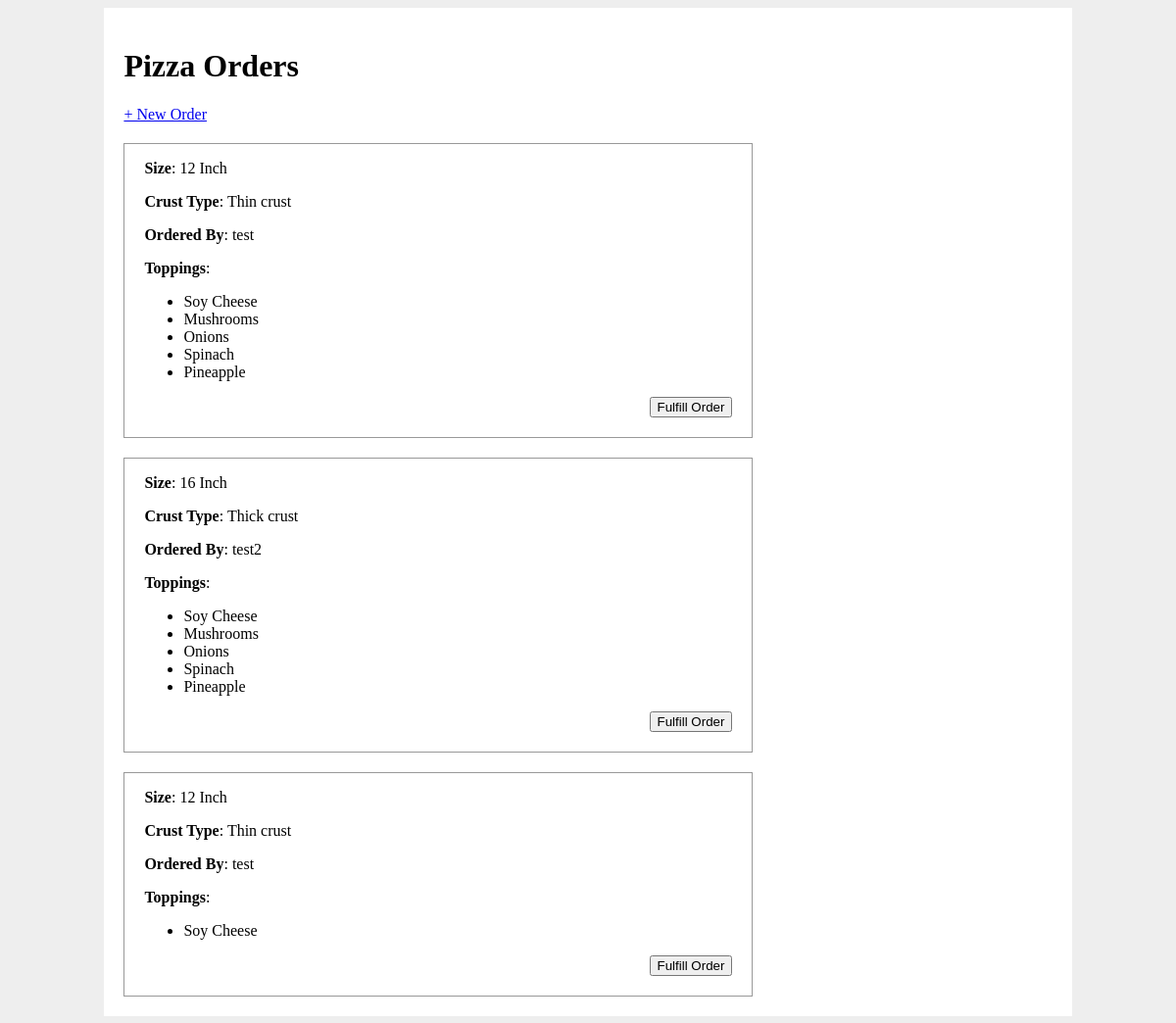
The page / on the database its author committed.
### app.py (models this page shows)
class Pizza(db.Model):
    id = db.Column(db.Integer, primary_key=True)
    order_name = db.Column(db.String(80), unique=False, nullable=False)
    size = db.Column(db.Enum(PizzaSize), nullable=False)
    crust_type = db.Column(db.Enum(CrustType), nullable=False)
    toppings = db.relationship('PizzaTopping')
    fulfilled = db.Column(db.Boolean, default=False)

class PizzaTopping(db.Model):
    id = db.Column(db.Integer, primary_key=True)
    topping_type = db.Column(db.Enum(ToppingType))
    pizza_id = db.Column(db.Integer, db.ForeignKey('pizza.id'))

### app.py (the view)
@app.route('/')
def home():
    all_pizzas = Pizza.query.filter_by(fulfilled=False)
    return render_template('home.html', pizza_orders=all_pizzas)

### templates/home.html (shortened to what this page needs)
{% extends 'base.html' %}
{% block content %}
<h1>Pizza Orders</h1>
<a href="/order">+ New Order</a>
{% if pizza_orders %}
    {% for pizza in pizza_orders %}
    <div class="pizza_order">
        <p>
            <strong>Size</strong>: {{ pizza.size.value }}
        </p>
        <p>
            <strong>Crust Type</strong>: {{ pizza.crust_type.value }} crust
        </p>
        <p>
            <strong>Ordered By</strong>: {{ pizza.order_name }}
        </p>
        <p>
            <strong>Toppings</strong>:
            <ul>
                {% for topping in pizza.toppings %}
                <li>{{ topping.topping_type.value }}</li>
                {% endfor %}
            </ul>
        </p>
        <form action="/fulfill" method="POST">
            <input type="submit" value="Fulfill Order">
        </form>
    </div>
    {% endfor %}
{% else %}
    <p>No pizza orders to show!</p>
{% endif %}
{% endblock %}

### templates/base.html (shortened to what this page needs)
<!DOCTYPE html>
<html>
    <head>
        <link rel="stylesheet" href="/static/style.css">
    </head>
    <body>
        <div id="content">
            {% block content %}{% endblock %}
        </div>
    </body>
</html>

### static/style.css (style rules this page uses)
body { display: flex; justify-content: space-around; background-color: #eee; }
#content { width: 80%; background-color: white; padding: 20px; }
div.pizza_order { border: 1px solid #999; width: 600px; padding: 0 20px 20px 20px; margin-top: 20px; }
div.pizza_order form { display: flex; justify-content: flex-end; }

### rows shown on the page
Pizza: size.value "12 Inch", crust_type.value "Thin", order_name "test"
PizzaTopping: topping_type.value "Soy Cheese"
PizzaTopping: topping_type.value "Mushrooms"
PizzaTopping: topping_type.value "Onions"
PizzaTopping: topping_type.value "Spinach"
PizzaTopping: topping_type.value "Pineapple"
Pizza: size.value "16 Inch", crust_type.value "Thick", order_name "test2"
PizzaTopping: topping_type.value "Soy Cheese"
PizzaTopping: topping_type.value "Mushrooms"
PizzaTopping: topping_type.value "Onions"
PizzaTopping: topping_type.value "Spinach"
PizzaTopping: topping_type.value "Pineapple"
Pizza: size.value "12 Inch", crust_type.value "Thin", order_name "test"
PizzaTopping: topping_type.value "Soy Cheese"
